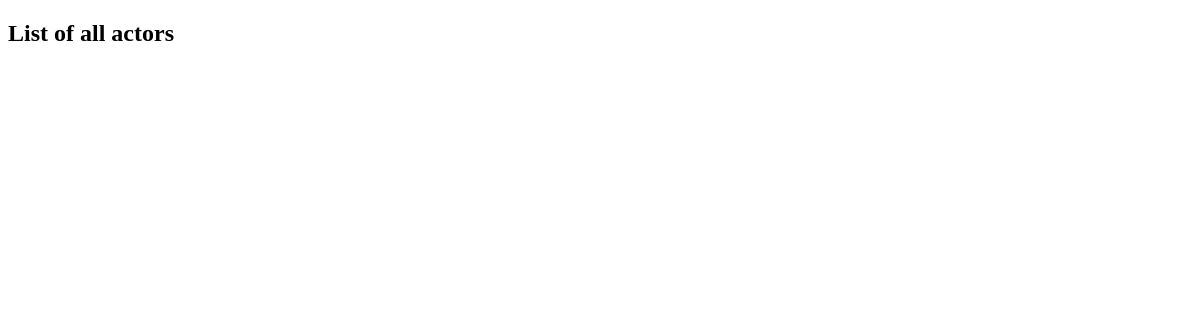
Page /actors on the earlier database version.
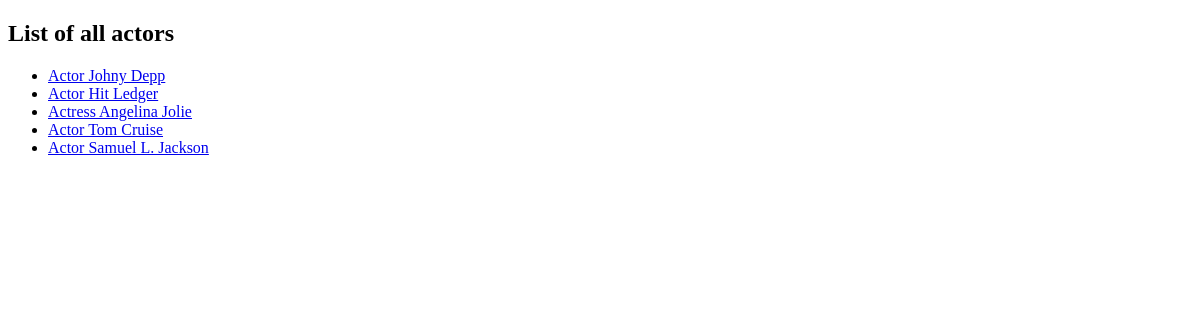
Same page on the later database version.
### movie_app/models.py (models this page shows)
class Actor(models.Model):
    MALE = 'M'
    FEMALE = 'F'
    GENDERS = [
        (MALE, 'Male'),
        (FEMALE, 'Female'),
    ]
    first_name = models.CharField(max_length=100)
    last_name = models.CharField(max_length=100)
    dressing = models.OneToOneField(DressingRoom, on_delete=models.SET_NULL,
                                    null=True, blank=True)  # one-to-one realization
    gender = models.CharField(max_length=1, choices=GENDERS, default=MALE)
    def __str__(self):
        if self.gender == self.MALE:
            return f'Actor {self.first_name} {self.last_name}'
        else:
            return f'Actress {self.first_name} {self.last_name}'
    def get_url(self):
        return reverse('actor-detail', args=[self.id])

### movie_app/views.py (the view)
# urls.py: path('actors', views.show_all_actors, name='all-actors'),
def show_all_actors(request):
    actors = Actor.objects.all()
    return render(request, 'movie_app/all_actors.html', context={
        'actors': actors
    })

### movie_app/templates/movie_app/all_actors.html (shortened to what this page needs)
{% extends 'movie_app/base.html' %}
{% block content %}
    <h2>List of all actors</h2>
    <ul>
            {% for a in actors %}
            <li>
                <a href="{{ a.get_url }}">{{a}}</a>
            </li>
            {% endfor %}
    </ul>
{% endblock %}

Differences in the rows shown:
added Actor: gender+first_name+last_name "Actor Johny Depp"
added Actor: gender+first_name+last_name "Actor Hit Ledger"
added Actor: gender+first_name+last_name "Actress Angelina Jolie"
added Actor: gender+first_name+last_name "Actor Tom Cruise"
added Actor: gender+first_name+last_name "Actor Samuel L. Jackson"
